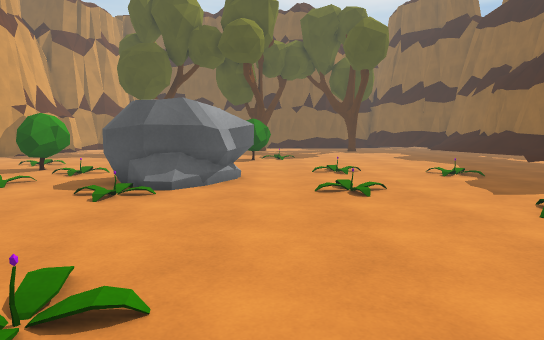
view 1 (above)

24 first-person views from a walk through a 3-D level made in the Unity game engine. The camera is 1.4 m above the floor, tilts 6° down and sees 75° across. The floor is counted in squares, 1 m on a side. Each view is taken from the middle of a square. On the plan, view 1 faces up. The plan holds only what a view shows up to about 15 squares ahead; the rest is blank. The place goes on beyond the plan.

view 2
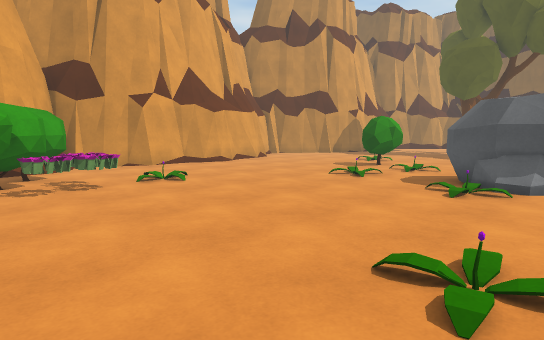

view 3
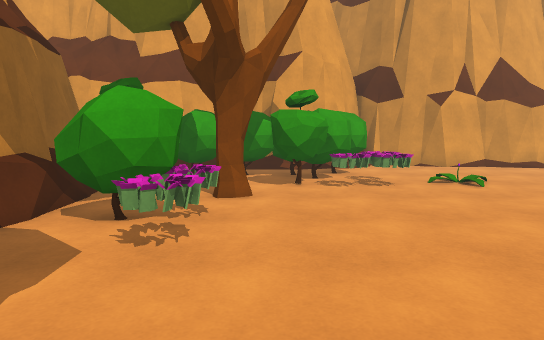

view 4
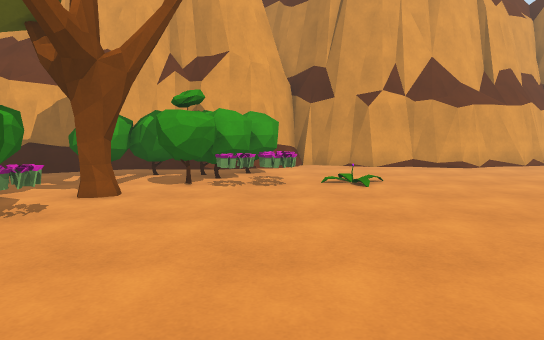

view 5
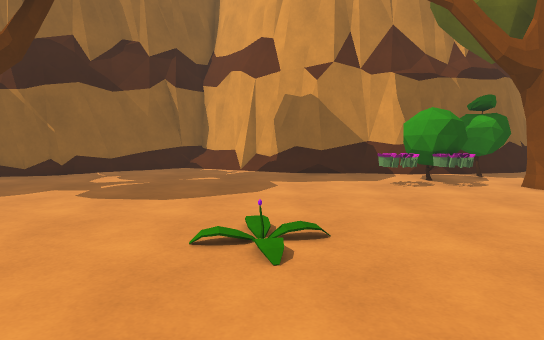

view 6
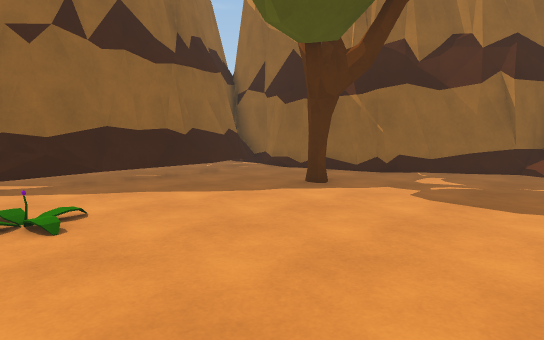

view 7
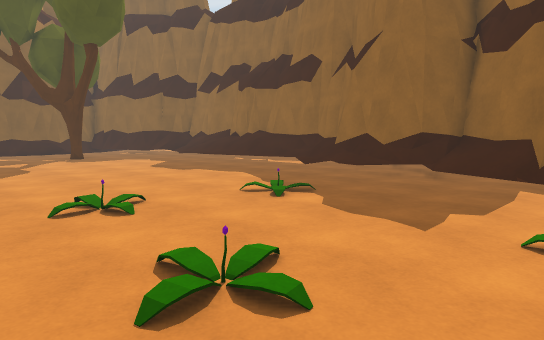

view 8
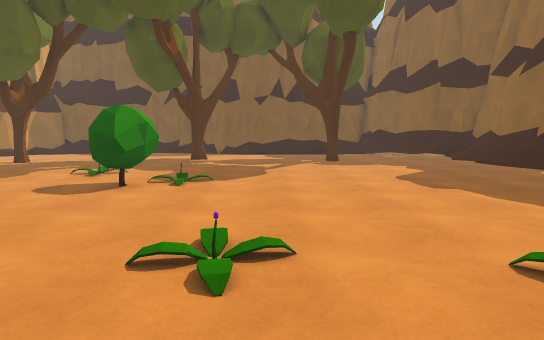

view 9
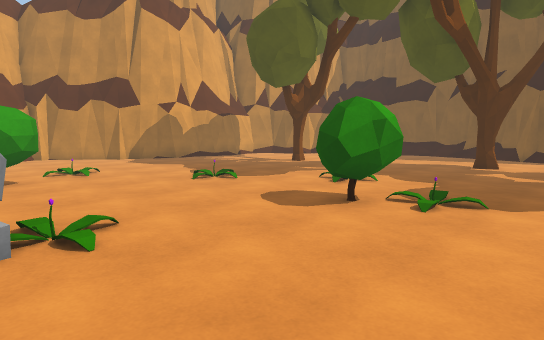

view 10
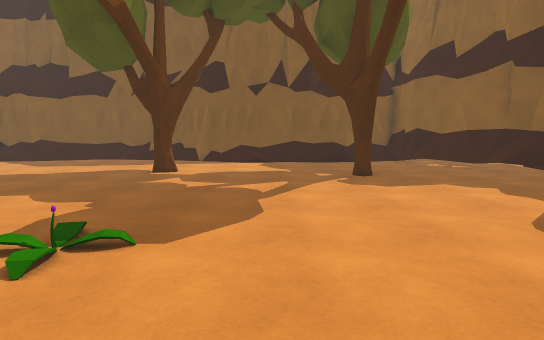

view 11
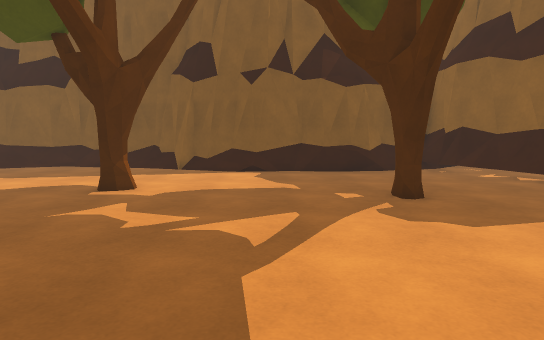

view 12
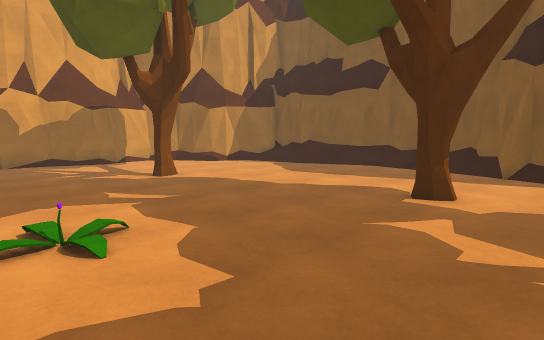

view 13
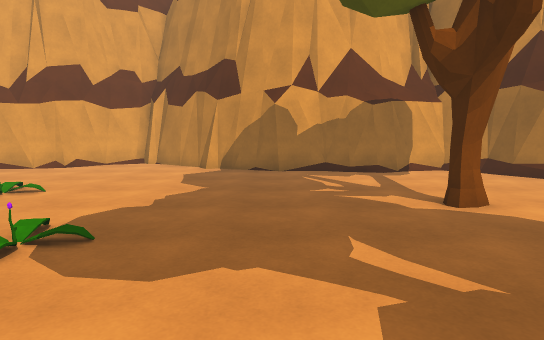

view 14
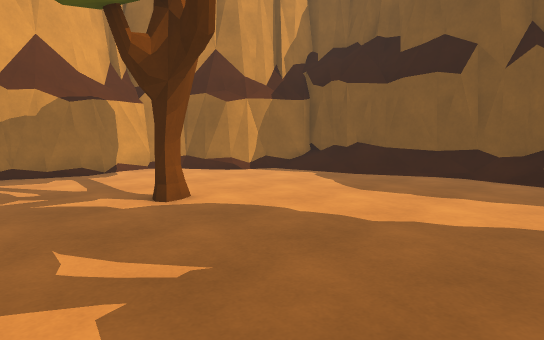

view 15
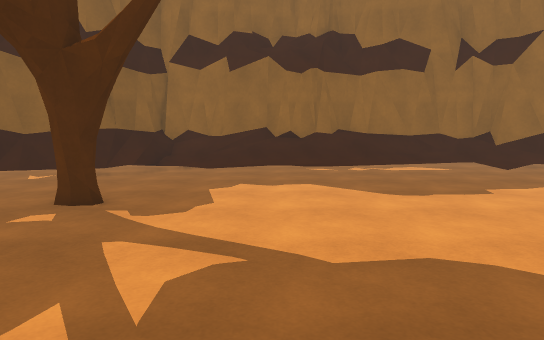

view 16
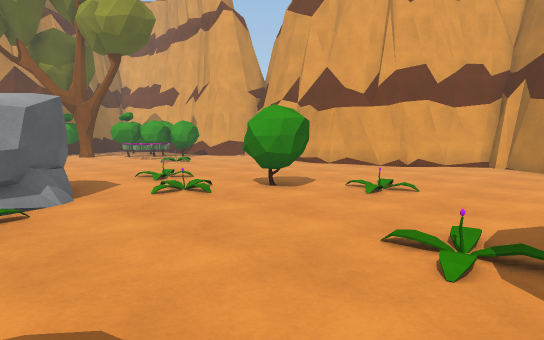

view 17
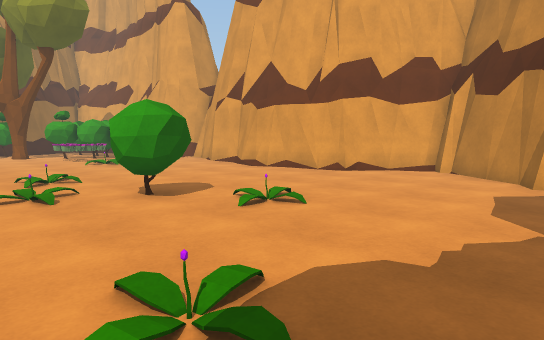

view 18
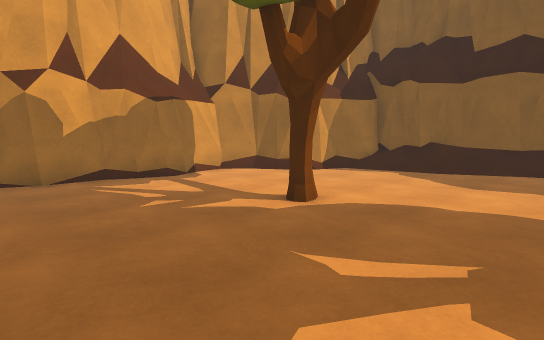

view 19
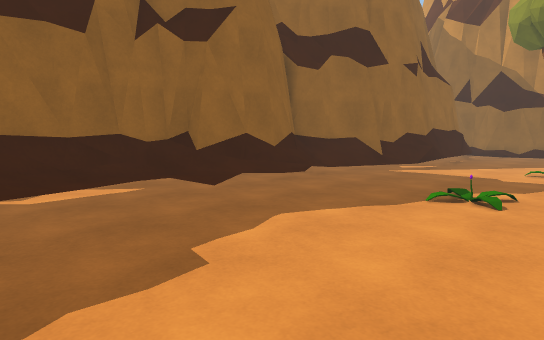

view 20
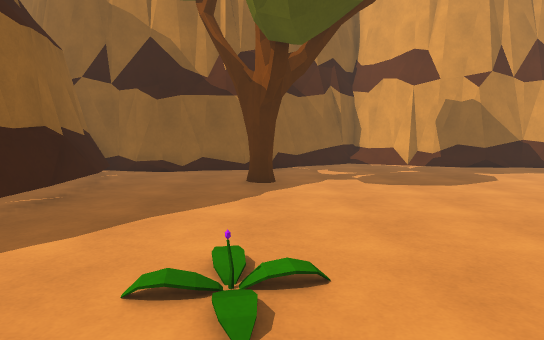

view 21
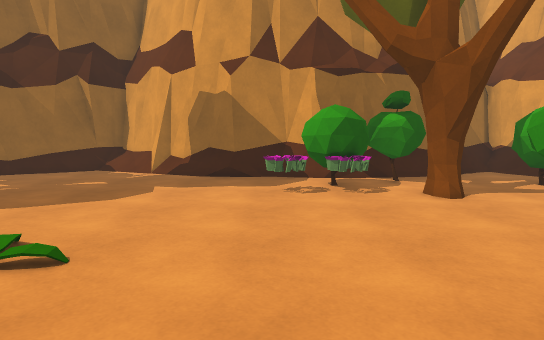

view 22
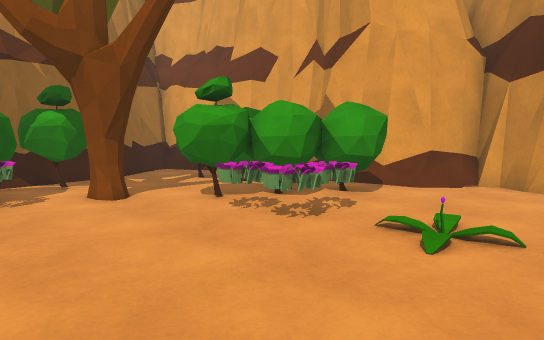

view 23
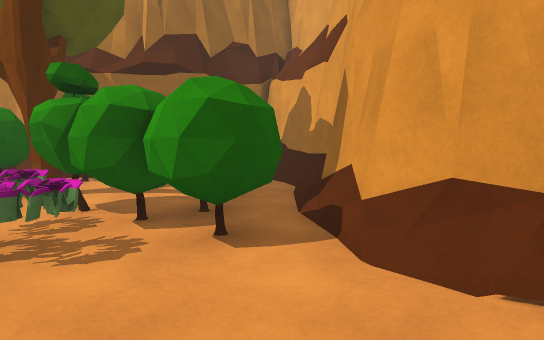

view 24
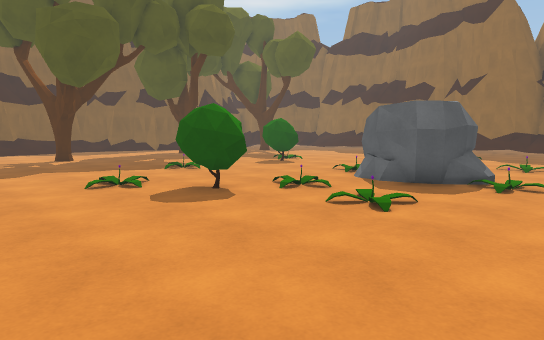

### Floor plan
Key: @ floor where view 1 was taken; # wall or solid block; . floor; / step, stairs or slope; = window, fence, low wall or low ledge; ^ raised ledge; O other object.
Columns run from 18 left of view 1 to 14 right of it. Each row starts with its distance up from view 1.
 35            #####
 34       #######=O###
 33       #////......#####  #####
 32      ##............=######.###
 31      #......................=#
 30    ###......................=##
 29    #.........................###
 28    #.............O...........//##
 27    #....................O...../=#
 26    #.....O....................//#
 25    #.........................//##
 24    #.........................//=#
 23    #.........................///#
 22   ##.........................//#^
 21   #............O.............//#^
 20   #..........................///^
 19  ##........O....OOO..........//#^
 18 ##..............OOO..........//#^
 17 #............................./#^
 16 #.......O....................//#^
 15 #............................//#
 14 ##.......OO................../##
 13  ##......OO....O....O........O#
 12   #........O..OOOO......O....O#
 11   #...........O  O............##
 10   #.......O..OO OO............=#
  9   #...........OOO............O##
  8   #.................O........O#
  7   #..........................##
  6   #....................O....=#
  5  ##.........................##
  4  #.....O....................##
  3  #=.........................#
  2  ###OO.OO.......O...........#
  1   ##OOOO....................#
  0    #OOOOO.........@.........##
 -1   ##.OOOO..............OO...##
 -2   #=OOO..O..................=#
 -3   ##. O....OO................#
 -4   ##. O..OOOO............#####
 -5    #/....O###.=........###
 -6    #O//##########=...###
 -7    ##/##        ##//##
 -8     ###          ####

Where each view was taken, in squares from view 1:
view 1: 0 up, 0 right, facing up
view 2: 1 down, 1 left, facing up-left
view 3: 1 down, 1 left, facing left
view 4: 2 up, 1 left, facing left
view 5: 7 up, 2 left, facing down
view 6: 7 up, 1 left, facing down-right
view 7: 6 up, 0 right, facing up-right
view 8: 9 up, 3 right, facing up
view 9: 12 up, 3 right, facing up-left
view 10: 15 up, 3 right, facing up
view 11: 19 up, 3 right, facing up
view 12: 20 up, 2 right, facing up-left
view 13: 22 up, 2 left, facing left
view 14: 22 up, 2 left, facing up-left
view 15: 23 up, 1 left, facing right
view 16: 20 up, 2 left, facing down-left
view 17: 21 up, 5 left, facing down-left
view 18: 20 up, 4 left, facing up-left
view 19: 20 up, 4 right, facing down-right
view 20: 9 up, 5 right, facing down
view 21: 6 up, 5 left, facing down
view 22: 6 up, 6 left, facing down-left
view 23: 6 up, 14 left, facing down
view 24: 6 up, 14 left, facing up-right
